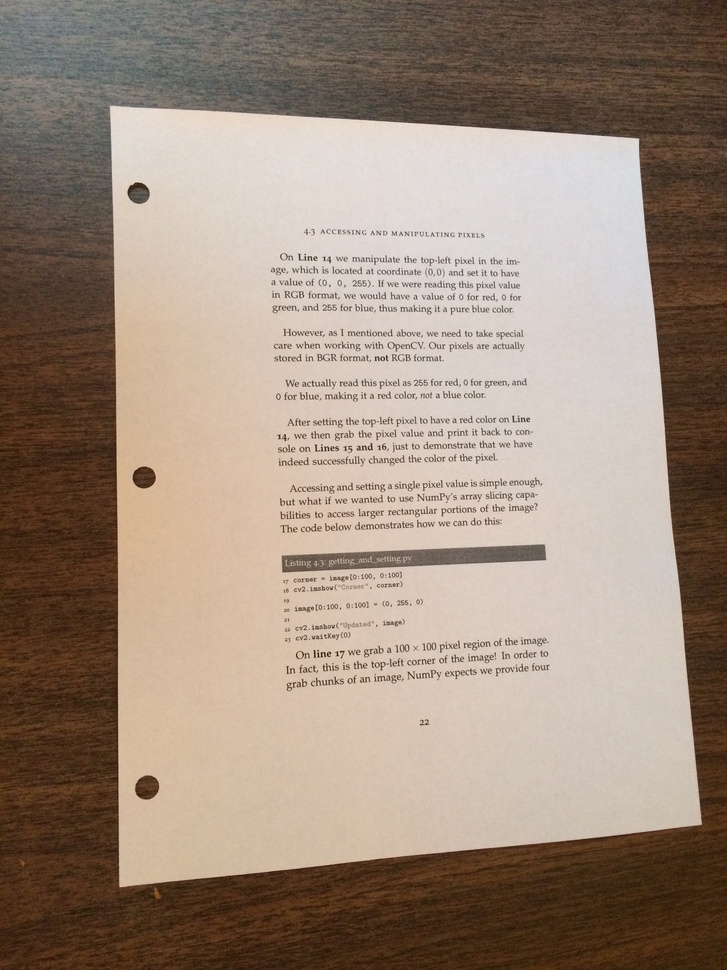
#> input picture ipynb/page.jpg, 727 x 970 px, shrunk from 2448 x 3264 before the run
$ python -i imageprocessing.py   (imports and definitions only)
#> lines starting #> are read from the running program, lines starting #| are printed output that depends on the picture; after the words box and inside, x2 and y2 are one past the last pixel; in counts of white or black regions, pixels touching at a corner belong together
#> further down, picture is the input picture: shape (970, 727, 3); mean B, G, R 123.6, 138.7, 156.7
import numpy as np
import argparse
import cv2
import imutils
from skimage.filters import threshold_local
from transform import four_point_transform,order_points
from PIL import Image

def detectedge(image):
    gray = cv2.cvtColor(image, cv2.COLOR_BGR2GRAY)
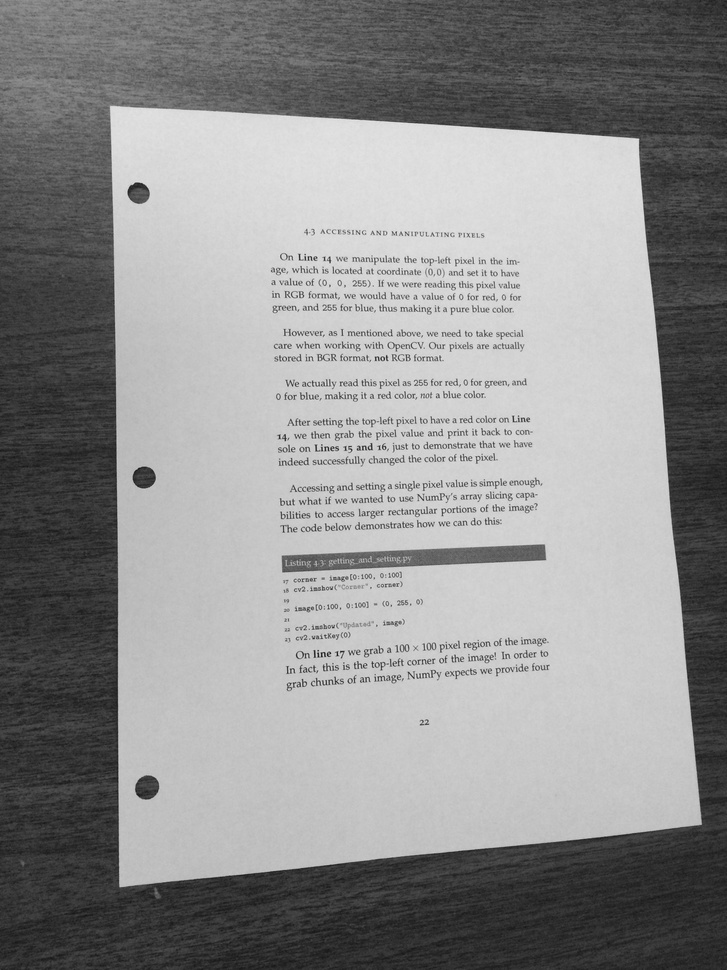
#> gray: shape (970, 727); min 20, max 242, mean 142.4
    gray = cv2.GaussianBlur(gray, (5, 5), 0)
    edged = cv2.Canny(gray, 75, 200)
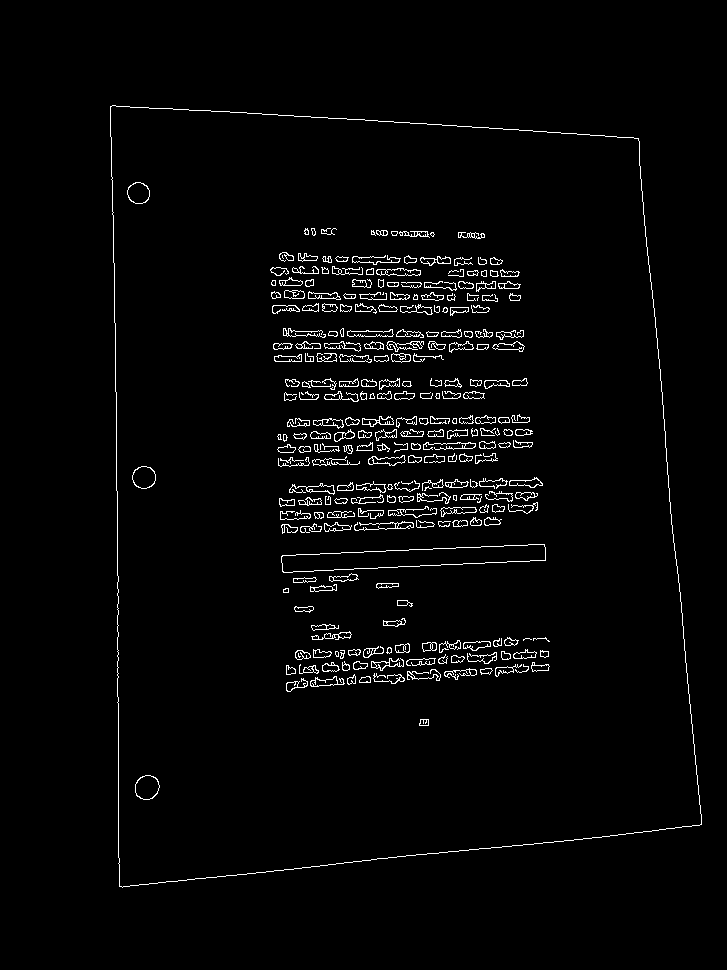
#> edged: shape (970, 727); 2.4% white in thin lines or dots, all inside (x1, y1, x2, y2) = (110, 105, 702, 888)
    return gray,edged

def findcontour(image,edged):
    cnts = cv2.findContours(edged.copy(), cv2.RETR_LIST, cv2.CHAIN_APPROX_SIMPLE)
    cnts = imutils.grab_contours(cnts)
    cnts = sorted(cnts, key = cv2.contourArea, reverse = True)[:5]
    for c in cnts:
        peri = cv2.arcLength(c, True)
        approx = cv2.approxPolyDP(c, 0.02 * peri, True)
        if len(approx) == 4:
            screenCnt = approx
            break
    cv2.drawContours(image, [screenCnt], -1, (0, 255, 0), 2)
    return image,screenCnt

def warping(orig,screenCnt,ratio):
    warped = four_point_transform(orig, screenCnt.reshape(4, 2) * ratio)
    warped = cv2.cvtColor(warped, cv2.COLOR_BGR2GRAY)
    T = threshold_local(warped, 11, offset = 10, method = "gaussian")
    warped = (warped > T).astype("uint8") * 255
    return warped

>>> import cv2
>>> picture = cv2.imread('ipynb/page.jpg')
>>> result = detectedge(picture)
